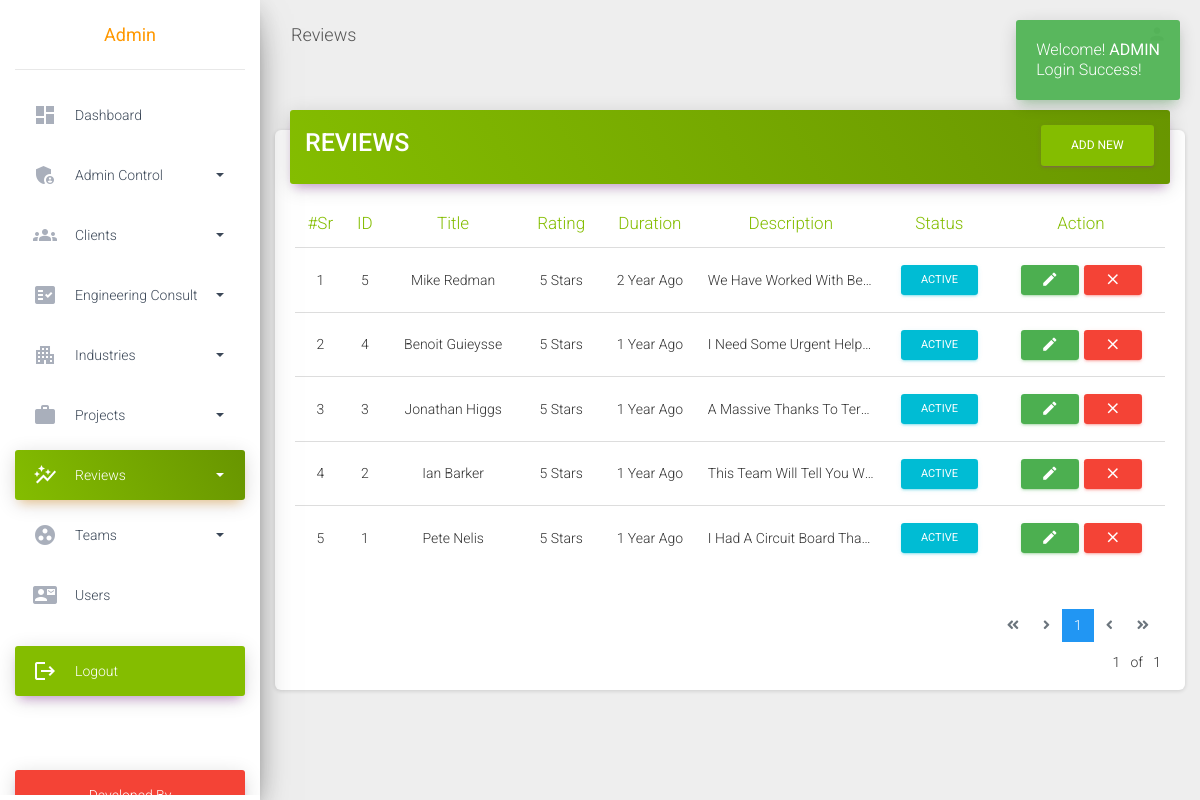
Page /admin/reviews.php (signed in) on the committed database.
### tables this page shows
CREATE TABLE `reviews` (
  `id` int(11) NOT NULL,
  `title` varchar(255) NOT NULL,
  `rating` tinyint(4) NOT NULL,
  `duration` varchar(255) NOT NULL,
  `description` text NOT NULL,
  `status` tinyint(4) NOT NULL,
  `added_on` timestamp NOT NULL DEFAULT current_timestamp() ON UPDATE current_timestamp()
);

### inc/tables.php (called while the page is built, shortened)
<?php
if($page_name =='reviews' || $page_name =='manage-reviews'){
    $table = 'reviews';
}
?>

### inc/function.php (called while the page is built, shortened)
<?php
$page_name = basename($_SERVER['PHP_SELF'], ".php");
?>

### inc/getData.php (called while the page is built, shortened)
<?php
require_once("tables.php");
$Show_record_per_page = 25;
$page_start = 0;
$serial = 1;
if(!isset($_GET["p"]) && $table=='product'){
  $sql = " SELECT `$table`.*,`categories`.`categories`,`sub_categories`.`sub_categories` FROM `$table`,`categories`,`sub_categories` WHERE `$table`.`categories_id`=`categories`.`id` AND `$table`.`sub_categories_id`= `sub_categories`.`id` ORDER BY `$table`.`id` DESC LIMIT $Show_record_per_page ";
}
elseif(!isset($_GET["p"]) && $table=='sub_categories'){
  $sql = " SELECT `$table`.*,`categories`.`categories` FROM `$table`,`categories` WHERE `$table`.`categories_id`=`categories`.`id` ORDER BY `$table`.`id` DESC LIMIT $Show_record_per_page";
}
elseif(!isset($_GET["p"]) && $table=='orders'){
    $sql = "SELECT `orders`.*, `orders_status`.`name` as `order_status_str` FROM `orders`,`orders_status` WHERE`orders_status`.`id`=`orders`.`order_status` ORDER BY `orders`.`id` DESC LIMIT $page_start ,$Show_record_per_page";
 }
elseif(isset($_GET["p"]) && $table=='orders'){
  $sql = "SELECT `orders`.*, `orders_status`.`name` as `order_status_str` FROM `orders`,`orders_status` WHERE`orders_status`.`id`=`orders`.`order_status` ORDER BY `orders`.`id` DESC LIMIT $page_start ,$Show_record_per_page";
}
elseif(isset($_GET["p"]) && $table=='sub_categories'){
  $sql = " SELECT `$table`.*,`categories`.`categories` FROM `$table`,`categories` WHERE `$table`.`categories_id`=`categories`.`id` ORDER BY `$table`.`id` DESC LIMIT $page_start ,$Show_record_per_page";
}
else{
  $sql = "SELECT * FROM `$table` ORDER BY `id` desc LIMIT $page_start ,$Show_record_per_page";
}
?>

### admin/reviews.php (the view, shortened to what this page needs)
<?php
require( "../inc/top-dashboard.php" );
require( "../inc/getData.php" );
?>
<div class = "wrapper">
<?php require( "../inc/sidebar.php" );
?>
<div class = "main-panel">
<?php require( "../inc/top-navbar.php" );
?>
<div class = "content">
<?php
if ( isset( $_SESSION["msg"] ) ) {
    echo $_SESSION["msg"];
}
?>
<div class = "container-fluid px-0">
<div class = "col-12 px-0">
<div class = "card">
<div class = "card-header card-header-primary">
<h3 class = "card-title float-left text-uppercase font-weight-bold">reviews
</h3>
<a href = "manage-reviews" class = "card-title float-right btn btn-primary">Add
New
</a>
</div>
<div class = "card-body table-responsive">
<?php
$res = mysqli_query($con,$sql);
if(mysqli_num_rows($res)>0){
?>
<table class = "table table-hover text-center text-capitalize">
<thead class = "text-primary">
<th>#sr</th>
<th>ID</th>
<th>Title</th>
<th>Rating</th>
<th>Duration</th>
<th>Description</th>
<th>Status</th>
<th>Action</th>
</thead>
<tbody>
<?php
    while($row = mysqli_fetch_array($res)){
?>
        <tr>
        <td><?php echo $serial;?></td>
        <td><?php echo $row["id"];
        ?></td>
        <td title = "<?php if($row["title"]!=""){ echo $row["title"];}else{ echo "Empty";}?>" rel = "tooltip" class = "  text-truncate btn-tooltip" tab-index="0"
        style = "max-width: 150px;"><?php if($row["title"]!=""){ echo $row["title"];}else{ echo "Empty";}?></td>
        <td title = "<?php if($row["rating"]!=""){ echo $row["rating"]." Stars";}else{ echo "Empty";}?>" rel = "tooltip" class = "  text-truncate btn-tooltip" tab-index="0"
        style = "max-width: 150px;"><?php if($row["rating"]!=""){ echo $row["rating"]." Stars";}else{ echo "Empty";}?></td>
        <td title = "<?php if($row["duration"]!=""){ echo $row["duration"];}else{ echo "Empty";}?>" rel = "tooltip" class = "  text-truncate btn-tooltip" tab-index="0"
        style = "max-width: 150px;"><?php if($row["duration"]!=""){ echo $row["duration"];}else{ echo "Empty";}?></td>
        <td title = "<?php if($row["description"]!=""){ echo $row["description"];}else{ echo "Empty";}?>" rel = "tooltip" class = "  text-truncate btn-tooltip" tab-index="0"
        style = "max-width: 150px;"><?php if($row["description"]!=""){ echo $row["description"];}else{ echo "Empty";}?></td>
        <td><?php if ( $row["status"] == 1 ) {
            echo "<a href='?type=status&operation=deactive&id=" . $row['id'] . "'  class='btn btn-info btn-sm text-white btn-tooltip' tab-index='0' rel='tooltip' title='Click To Deactivate'>Active</a>";
        } else {
            echo "<a href='?type=status&operation=active&id=" . $row['id'] . "' class='btn btn-warning btn-sm text-white btn-tooltip' tab-index='0' rel='tooltip' title='Click To Activate'>Deactive</a>";
        }
        ?></td>
        <td>
        <a href = "manage-reviews?id=<?php echo $row['id'] ?>"
        class = "btn btn-success btn-sm text-white btn-tooltip" tab-index="0" rel = "tooltip" title = "Edit"><i
        class = "material-icons">create</i></a>
       <?php if (isset($_SESSION["ADMIN_ROLE"]) && $_SESSION["ADMIN_ROLE"] == "1") {
                    ?>
        <a href = "?type=delete&id=<?php echo $row['id'] ?>"
        class = "text-white btn btn-danger btn-sm del btn-tooltip" id="btn_delete" tab-index="0" rel = "tooltip"
        title = "Delete"><i class = "material-icons">close</i></a>
        <?php }?>
        </td>
        </tr>
        <?php
        $serial++;
    }
?>
</tbody>
</table>
</div>
<?php
require_once("../inc/pagination.php");
}else{
    echo '  <div class="btn btn-lg w-100 btn-primary bg-gradient-primary text-white">
    <strong>SORRY! </strong> No Data Found </div>';
}
 ?>
</div>
</div>
</div>
</div>
</div>
</div>
<?php
require( "../inc/footer-dashboard.php" );
?>

### assets/css/custom-dashboard.css (style rules this page uses)
.msg { position: absolute; top: 20px; z-index: 9999; padding: 20px!important; width: auto; max-width: 300px; right: 20px; display: block; text-transform: capitalize; }

### rows in the picture
reviews: id "5", title "Mike Redman", rating "5", duration "2 Year Ago", description "We Have Worked With Be…"
reviews: id "4", title "Benoit Guieysse", rating "5", duration "1 Year Ago", description "I Need Some Urgent Help…"
reviews: id "3", title "Jonathan Higgs", rating "5", duration "1 Year Ago", description "A Massive Thanks To Ter…"
reviews: id "2", title "Ian Barker", rating "5", duration "1 Year Ago", description "This Team Will Tell You W…"
reviews: id "1", title "Pete Nelis", rating "5", duration "1 Year Ago", description "I Had A Circuit Board Tha…"

### other values in the picture
$_SESSION["ADMIN_USERNAME"] "Admin"
$page_title "Reviews"
$_SESSION["msg"] "Welcome! ADMIN Login Success!"
$current_page "1"
$pagination "1"
